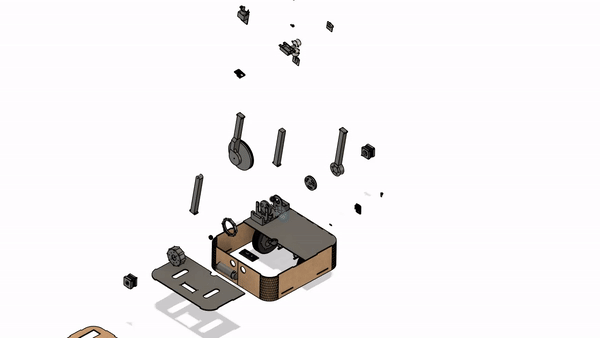
#> input picture Proposal/images/Assembled-V2.gif, 600 x 338 px, found by its file name; its folder holds 4 pictures in this run
$ python 3d_reconstruction.py
#> lines starting #> are read from the running program, lines starting #| are printed output that depends on the picture
### code/software/controllers/open_mvs.py
import os
import subprocess
import pathlib

class open_mvs:
    def __init__(self, mvs_bin_dir: pathlib.Path, working_dir: pathlib.Path, use_masks=False):
        #Colmap directory
        self.mvs_bin_dir = mvs_bin_dir
        self.working_dir = pathlib.Path.cwd() / working_dir
        self.use_masks = use_masks


    def interface_colmap(self):
        cmd_path = self.mvs_bin_dir / "InterfaceCOLMAP"
        output_path = self.working_dir / pathlib.Path("model_colmap.mvs")

        command = [
            cmd_path,
            "--working-folder", self.working_dir,
            "--input-file", self.working_dir,
            "--output-file", output_path
        ]

        return_code = subprocess.call(command)
        return return_code

    def densify_point_cloud(self):
        cmd_path = self.mvs_bin_dir / "DensifyPointCloud"
        input_file = self.working_dir / pathlib.Path("model_colmap.mvs")
        output_path = self.working_dir / "model_dense.mvs"


        command = [
            cmd_path,
            "--working-folder", self.working_dir,
            "--input-file", input_file,
            "--output-file", output_path,
            "--archive-type", "-1"
        ]

        if self.use_masks:
            masks = self.working_dir / "masks"
            command.append("--mask-path")
            command.append(masks)


        return_code = subprocess.call(command)
        return return_code

    def reconstruct_mesh(self):
        cmd_path = self.mvs_bin_dir / "ReconstructMesh"
        input_file = self.working_dir / "model_dense.mvs"
        output_path = self.working_dir / "model_dense_mesh.mvs"


        command = [
            cmd_path,
            "--working-folder", self.working_dir,
            "--input-file", input_file,
            "--output-file", output_path
        ]

        return_code = subprocess.call(command)
        return return_code

    # [54 lines left out: functions refine_mesh, texture_mesh, not called in this run]

    def run_all(self, lowpoly=False):
        self.interface_colmap()
        self.densify_point_cloud()
        self.reconstruct_mesh()
        if lowpoly:
            self.refine_mesh()
        self.texture_mesh()
        return 0

### code/software/controllers/3d_reconstruction.py
import subprocess
import os
import cv2
import pathlib
import pycolmap
from open_mvs import open_mvs


# Open images in folder as array with cv2
def open_images_in_folder(folder_path):
    images = []
    for filename in os.listdir(folder_path):
        img = cv2.imread(os.path.join(folder_path, filename))
#> img is the input picture: shape (338, 600, 3); mean B, G, R 241, 239.9, 242.4
        if img is not None:
            img = cv2.cvtColor(img, cv2.COLOR_BGR2RGB)
            images.append(img)

    return images

def save_images_to_folder(images, folder_path: pathlib.Path):
    # save images to disk
    for i, img in enumerate(images):
        #print(f"Saving image {i}")
        path = folder_path / f"image_{i}.png"
        cv2.imwrite(path, cv2.cvtColor(img, cv2.COLOR_RGB2BGR))
#> this loop made 4 passes
#> pass 1, in save_images_to_folder, `cv2.imwrite(path, cv2.cvtColor(img, cv2.COLOR_RGB2BGR))`:
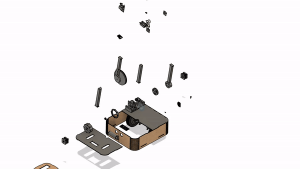
#> saved as image_0.png: shape (169, 300, 3); mean B, G, R 241.1, 240, 242.4
#> pass 2, in save_images_to_folder, `cv2.imwrite(path, cv2.cvtColor(img, cv2.COLOR_RGB2BGR))`:
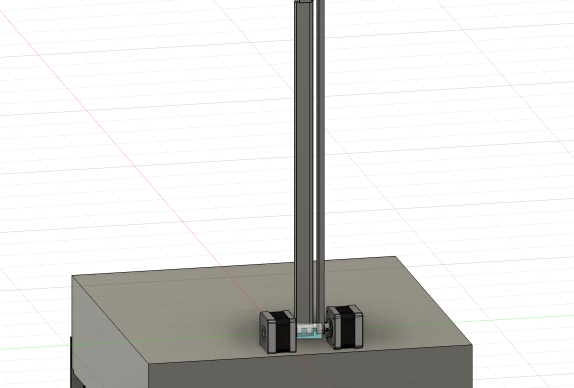
#> saved as image_1.png: shape (388, 574, 3); mean B, G, R 218.9, 220.9, 221.4

def pre_process_images(project_path: pathlib.Path, scale_factor=1):
    images_path = project_path / "images"
    database_path = project_path / "database.db"

    if scale_factor != 1:

        # Reduce image size by half
        images = open_images_in_folder(images_path)

        images = [cv2.resize(img, (0,0), fx=scale_factor, fy=scale_factor) for img in images]
        # Delete images folder
        os.system(f"rm -r {images_path}")
        os.mkdir(images_path)
        save_images_to_folder(images, images_path)


    pycolmap.extract_features(database_path=database_path, image_path=images_path, camera_model="PINHOLE")
#> (this line was passed over: pycolmap is not available in this run)

    pycolmap.match_exhaustive(database_path=database_path)
#> (this line was passed over: pycolmap is not available in this run)

    os.mkdir(project_path / "sparse")
    subprocess.call(["colmap", "mapper", "--database_path", database_path, "--image_path", images_path, "--output_path", project_path / "sparse"])
#> (this line was passed over: subprocess is not available in this run)

    subprocess.call(["colmap", "model_converter", "--input_path", project_path / "sparse/0", "--output_path", project_path / "sparse", "--output_type", "TXT"])
#> (this line was passed over: subprocess is not available in this run)

def reconstruction_open_mvs(mvs_path: pathlib.Path, folder_path: pathlib.Path, low_poly=False):
    open_mvs_obj = open_mvs(mvs_path, folder_path)
    open_mvs_obj.run_all(low_poly)
#> (the call stopped at in interface_colmap, `return_code = subprocess.call(command)`: subprocess is not available in this run)
#> (the call stopped at in densify_point_cloud, `return_code = subprocess.call(command)`: subprocess is not available in this run)
#> (the call stopped at in reconstruct_mesh, `return_code = subprocess.call(command)`: subprocess is not available in this run)

def reconstruction_3dgs(project_path: pathlib.Path):
    images_path = project_path / "images"
    #Todo fix paths
    subprocess.run(["ns-process-data", "images", "--data", images_path, "--output-dir", project_path])
    subprocess.run(["ns-train", "splatfacto", "--data", project_path])


if __name__ == "__main__":

    pre_process_images(pathlib.Path("temp/broom"), scale_factor=0.5)
#> (the run stopped early here; a loop or call above may not have finished)
